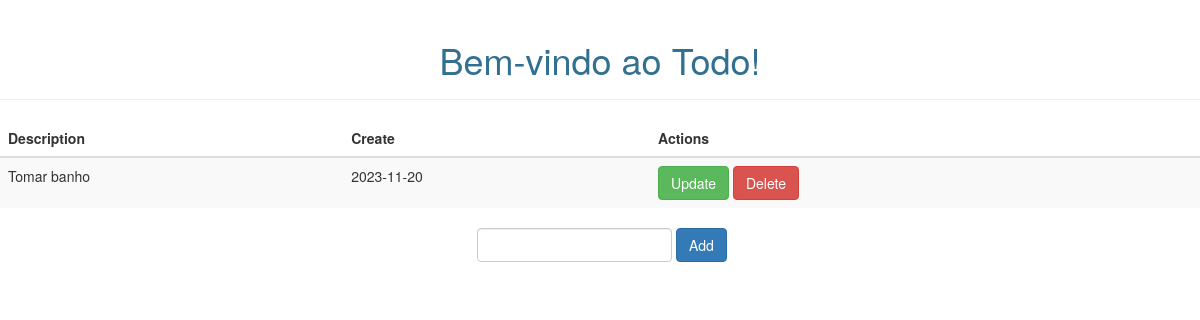
Before: / with the older database file.
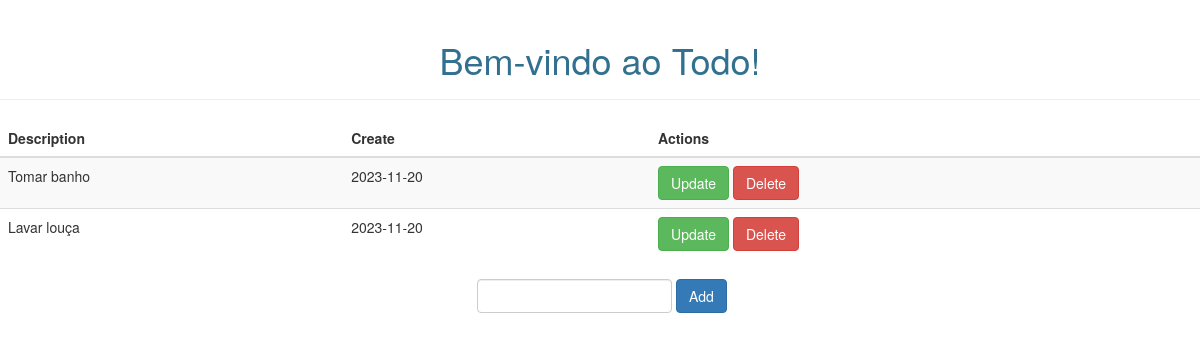
After: the same page with the newer database file.
### app.py (models this page shows, shortened)
class Task(db.Model):
    id = db.Column(db.Integer, primary_key=True)
    description = db.Column(db.String(200), nullable = False)
    date_created = db.Column(db.DateTime, default = datetime.utcnow)

### app.py (the view)
@app.route('/', methods=['POST', 'GET'])  #declara a rota padrão da aplicação
def index():
    if request.method == 'POST':
        task = Task(description=request.form['description'])
        try:
            db.session.add(task)
            db.session.commit()
            return redirect('/')
        except:
            return "Houve um erro ao inserir a tarefa."
    else:
        tasks = Task.query.order_by(Task.date_created).all()
        return render_template('index.html', tasks=tasks) #renderiza o template

### templates/index.html (shortened to what this page needs)
{% extends 'application.html' %}
{% block html_attribs %} lang="pt-BR" {% endblock %}
{% block content %}
<div class="page-header">
    <h1 class="text-center text-info">Bem-vindo ao Todo!</h1>
</div>
{% if tasks|length <1 %} <h4 class="text-center text-warning">Não há tarefas. Crie uma abaixo!</h4>
    {% else %}
    <table class="table table-striped">
        <thead>
            <tr>
                <th>Description</th>
                <th>Create</th>
                <th>Actions</th>
            </tr>
        </thead>
        <tbody>
            {% for task in tasks %}
            <tr>
                <td>{{ task.description }}</td>
                <td>{{ task.date_created.date() }}</td>
                <td>
                    <a href="/update/{{task.id}}" class="btn btn-success">Update</a>
                    <a href="/delete/{{task.id}}" class="btn btn-danger">Delete</a>
                </td>
            </tr>
            {% endfor %}
        </tbody>
    </table>
    {% endif %}
    <div class="container">
        <form action="/" method="POST" class="form-inline mx-auto text-center">
            <div class="form-group">
                <input type="text" class="form-control" name="description" id="description">
                <button type="submit" class="btn btn-primary">Add</button>
            </div>
        </form>
    </div>
    {% endblock %}

### templates/application.html
{% extends "bootstrap/base.html" %}

Changed rows visible on the page:
added Task: description "Lavar louça", date_created "2023-11-20"
